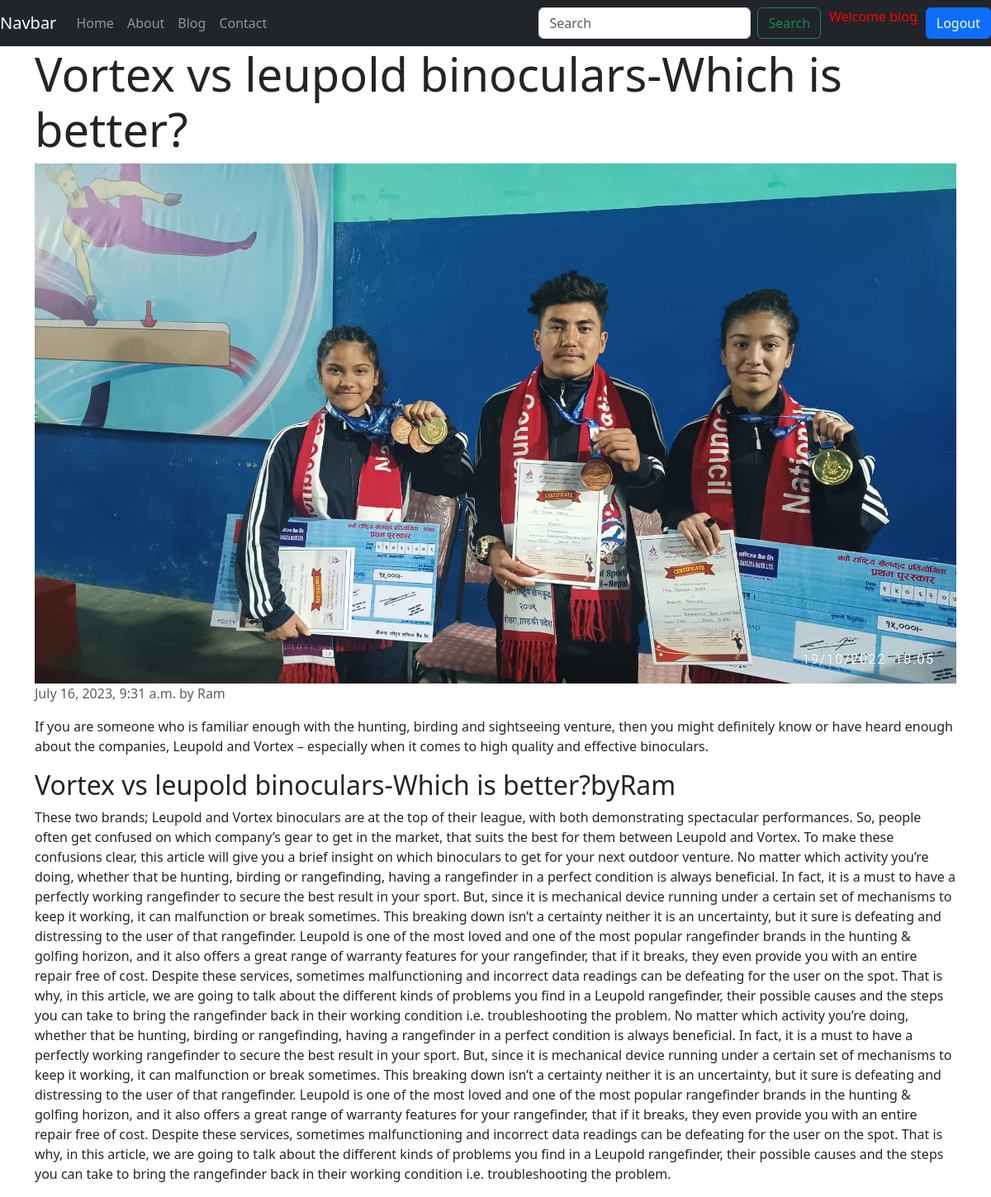
/blogpost/Vortex vs leupold binoculars/ (signed in), run on the app's committed database.
### blog/models.py (models this page shows, shortened)
class Post(models.Model):
    sno=models.AutoField(primary_key=True)
    title=models.CharField(max_length=255)
    image=models.ImageField(upload_to='images/',null=True,default="")
    content=models.TextField()
    author=models.CharField(max_length=50)
    slug=models.CharField(max_length=150)
    timestamp=models.DateTimeField(auto_now_add=True, blank=True)

### home/views.py (the view)
# urls.py: path('blogpost/<str:slug>/',views.blogPost,name="blopost"),
def blogPost(request, slug):
    post=Post.objects.filter(slug=slug).first()
    return render(request, 'home/blogpost.html',{'post':post})

### home/templates/home/blogpost.html
{% extends 'home/base.html' %}
{% block body %}
<div class="container">
    <h1 class="display-4">{{post.title}}</h1>
    <img src="{{post.image.url}}" alt="Blog Post Image" class="img-fluid">
    <p class="text-muted">{{post.timestamp}} by {{post.author}}</p>
    <div class="post-content">
      <p>{{post.content | safe }}</p>
    </div>
  </div>
{% endblock body %}

### home/templates/home/base.html (shortened to what this page needs)
<!DOCTYPE html>
<html lang="en">
<head>
    <link rel="stylesheet" href="https://cdn.jsdelivr.net/npm/bootstrap@4.3.1/dist/css/bootstrap.min.css">
<link rel="stylesheet" href="https://cdn.jsdelivr.net/npm/bootstrap@5.3.0/dist/css/bootstrap.min.css">
</head>
<body>
    <nav class="navbar navbar-expand-lg navbar-dark bg-dark">
        <a class="navbar-brand" href="#">Navbar</a>
        <div class="collapse navbar-collapse" id="navbarSupportedContent">
          <ul class="navbar-nav mr-auto">
            <li class="nav-item {% block homeactive %}{% endblock homeactive %}">
              <a class="nav-link" href="{% url 'home' %}">Home <span class="sr-only">(current)</span></a>
            </li>
            <li class="nav-item {% block aboutactive %}{% endblock aboutactive %}">
              <a class="nav-link" href="{% url 'about' %}">About</a>
            </li>
            <li class="nav-item {% block blogactive %}{% endblock blogactive %}">
                <a class="nav-link" href="{% url 'blog' %}">Blog</a>
            </li>
            <li class="nav-item {% block contactactive %}{% endblock contactactive %}">
                <a class="nav-link " href="{% url 'contact' %}">Contact</a>
            </li>
          </ul>
          <form class="form-inline my-2 my-lg-0" method="get" action="{% url 'search' %}">
            <input class="form-control mr-sm-2" type="search" placeholder="Search" aria-label="Search" name="query">
            <button class="btn btn-outline-success my-2 my-sm-0" type="submit">Search</button>
          </form>
        </div>
        {% if user.is_authenticated %}
                <p style="color:red;margin-left: 10px;margin-right:10px;">Welcome {{ request.user }}</p>
            <a href="{% url 'logout' %}"><button class="btn btn-primary" id="logoutBtn">Logout</button></a>
        {% endif %}
      </nav>
      {% block body %}{% endblock body %}
</body>
</html>

### data on the page
Post: title "Vortex vs leupold binoculars-Which is better?", image (picture), timestamp "July 16, 2023, 9:31 a.m.", author "Ram", content "If you are someone who is familiar enough with the hunting, birding and sightseeing venture, then you might definitely know or have heard enough about the companies, Leupold and Vortex – especially when it comes to high quality and effective binoculars. Vortex vs leupold binoculars-Which is better?byRam These two brands; Leupold and Vortex binoculars are at the top of their league, with both demonstrating spectacular performances. So, people often get confused on which company’s gear to get in the market, that suits the best for them between Leupold and Vortex. To make these confusions clear, this article will give you a brief insight on which binoculars to get for your next outdoor…"

### other printed values
{{ request.user }} "blog"
